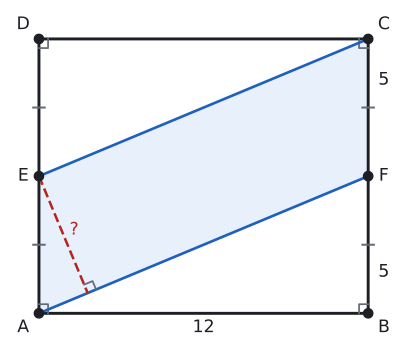

Write Python code to recreate this figure.
import sys; sys.path.insert(0, "tools")
from cizim import *

P = lambda x, y: np.array([float(x), float(y)])
uz = lambda U, V: round(float(np.linalg.norm(U - V)), 4)
def acisi(K, U, V):
    u, v = U - K, V - K
    return round(float(np.degrees(np.arccos(np.dot(u, v) / np.linalg.norm(u) / np.linalg.norm(v)))), 3)
def birim(U, V):
    t = (V - U) / np.linalg.norm(V - U); return t, np.array([-t[1], t[0]])
def ayak(Q, U, V):
    t, _ = birim(U, V); return U + np.dot(Q - U, t) * t
def yansit(Q, U, V):
    return 2 * ayak(Q, U, V) - Q
def kesisim(U1, V1, U2, V2):
    M = np.array([V1 - U1, U2 - V2]).T; s = np.linalg.solve(M, U2 - U1); return U1 + s[0] * (V1 - U1)
def cetik(U, V, n=1, renk=SOLUK, f=0.5):
    M = U + f * (V - U); t, m = birim(U, V)
    for i in range(n):
        c = M + (i - (n - 1) / 2) * 0.2 * S * t
        ax.plot(*zip(c - 0.22 * S * m, c + 0.22 * S * m), color=renk, lw=1.5)
def olcu(U, V, metin, d=0.5, renk=YAZI, fs=13, f=0.5):
    """[UV] üzerinde f oranındaki noktaya, U->V yönünün soluna d*S uzağa yazı (d < 0: sağına)."""
    M = U + f * (V - U); _, m = birim(U, V)
    ax.text(*(M + d * S * m), metin, ha="center", va="center", color=renk, fontsize=fs)
def dik_isareti(K, U, V, r=0.4):
    a_ = (U - K) / np.linalg.norm(U - K) * r * S; b_ = (V - K) / np.linalg.norm(V - K) * r * S
    ax.plot(*zip(K + a_, K + a_ + b_, K + b_), color=SOLUK, lw=1.3)
def harf(Q, metin, dx, dy, renk=YAZI, fs=13):
    ax.text(Q[0] + dx * S, Q[1] + dy * S, metin, ha="center", va="center", color=renk, fontsize=fs)
def cizgi(U, V, renk=YAZI, lw=2.2, ls="-"):
    ax.plot(*zip(U, V), color=renk, lw=lw, ls=ls)
def boya(noktalar, renk):
    ax.add_patch(patches.Polygon(noktalar, closed=True, facecolor=renk, edgecolor="none"))
def yay(K, U, V, r=0.8, renk=MAVI, n=1):
    for i in range(n): aci(ax, K, U, V, r=(r + 0.18 * i) * S, renk=renk)
def yay_yazi(K, U, V, metin, d=1.4, renk=MAVI, fs=12):
    """K köşesindeki U-K-V açısının ortasından d*S uzağa yazı."""
    u = (U - K) / np.linalg.norm(U - K); v = (V - K) / np.linalg.norm(V - K); o = (u + v) / np.linalg.norm(u + v)
    ax.text(*(K + d * S * o), metin, ha="center", va="center", color=renk, fontsize=fs)
def basla(xmin, xmax, ymin, ymax, en=5.5):
    global fig, ax
    fig, ax = sekil(en, en * (ymax - ymin) / (xmax - xmin))
    ax.set_aspect("equal"); ax.axis("off"); ax.set_xlim(xmin, xmax); ax.set_ylim(ymin, ymax)
def dortgen(A, B, C, D, dolgu=None):
    if dolgu: boya([A, B, C, D], dolgu)
    ax.plot(*zip(A, B, C, D, A), color=YAZI)
    for Q in (A, B, C, D): nokta(ax, *Q, "")
def koseler(A, B, C, D, d=0.55):
    O = (A + B + C + D) / 4
    for Q, ad in ((A, "A"), (B, "B"), (C, "C"), (D, "D")):
        y = (Q - O) / np.linalg.norm(Q - O); harf(Q, ad, d * np.sign(y[0]) * 1.1, d * np.sign(y[1]))
def dikdortgen(a, b):
    """A orijinde, [AB] yatay: A, B, C, D."""
    return P(0, 0), P(a, 0), P(a, b), P(0, b)
def dik_koseler(A, B, C, D, r=0.4):
    dik_isareti(A, B, D, r); dik_isareti(B, C, A, r); dik_isareti(C, D, B, r); dik_isareti(D, A, C, r)
def cerceve(noktalar, kenar=1.2):
    xs = [q[0] for q in noktalar]; ys = [q[1] for q in noktalar]
    return min(xs) - kenar * S, max(xs) + kenar * S, min(ys) - kenar * S, max(ys) + kenar * S
def alan(noktalar, metin, renk=YAZI, dx=0, dy=0, fs=13):
    """Çokgenin köşelerinin ortalamasına kalın yazı."""
    O = sum(noktalar) / len(noktalar)
    ax.text(O[0] + dx * S, O[1] + dy * S, metin, ha="center", va="center", color=renk, fontsize=fs, fontweight="bold")
def alan_hesap(*Q):
    return round(abs(sum(Q[i][0] * Q[(i + 1) % len(Q)][1] - Q[(i + 1) % len(Q)][0] * Q[i][1] for i in range(len(Q)))) / 2, 4)

# Alıştırma 7: |AB| = 12, |BC| = 10; E ve F orta noktalar. [AF] ile [EC] arası uzaklık 60/13.
A, B, C, D = dikdortgen(12, 10); E = (A + D) / 2; F = (B + C) / 2
H = ayak(E, A, F)
S = 0.95
print("AF", uz(A, F), "EH", uz(E, H), "60/13", 60 / 13, "AFCE", alan_hesap(A, F, C, E))
basla(*cerceve([A, B, C, D], 1.2), en=5.3)
boya([A, F, C, E], MAVI_ACIK)
dortgen(A, B, C, D); koseler(A, B, C, D); dik_koseler(A, B, C, D, 0.35)
cizgi(A, F, MAVI, 2.0); cizgi(E, C, MAVI, 2.0)
cizgi(E, H, KIRMIZI, 1.9, "--"); dik_isareti(H, E, F, 0.35)
for Q, ad, dx, dy in ((E, "E", -0.6, 0), (F, "F", 0.6, 0)): nokta(ax, *Q, ""); harf(Q, ad, dx, dy)
cetik(A, E, 1); cetik(E, D, 1); cetik(B, F, 1); cetik(F, C, 1)
olcu(A, B, "12", -0.55); olcu(B, F, "5", -0.6, f=0.3); olcu(F, C, "5", -0.6, f=0.7)
olcu(E, H, "?", 0.45, KIRMIZI)
kaydet(fig, __file__)
